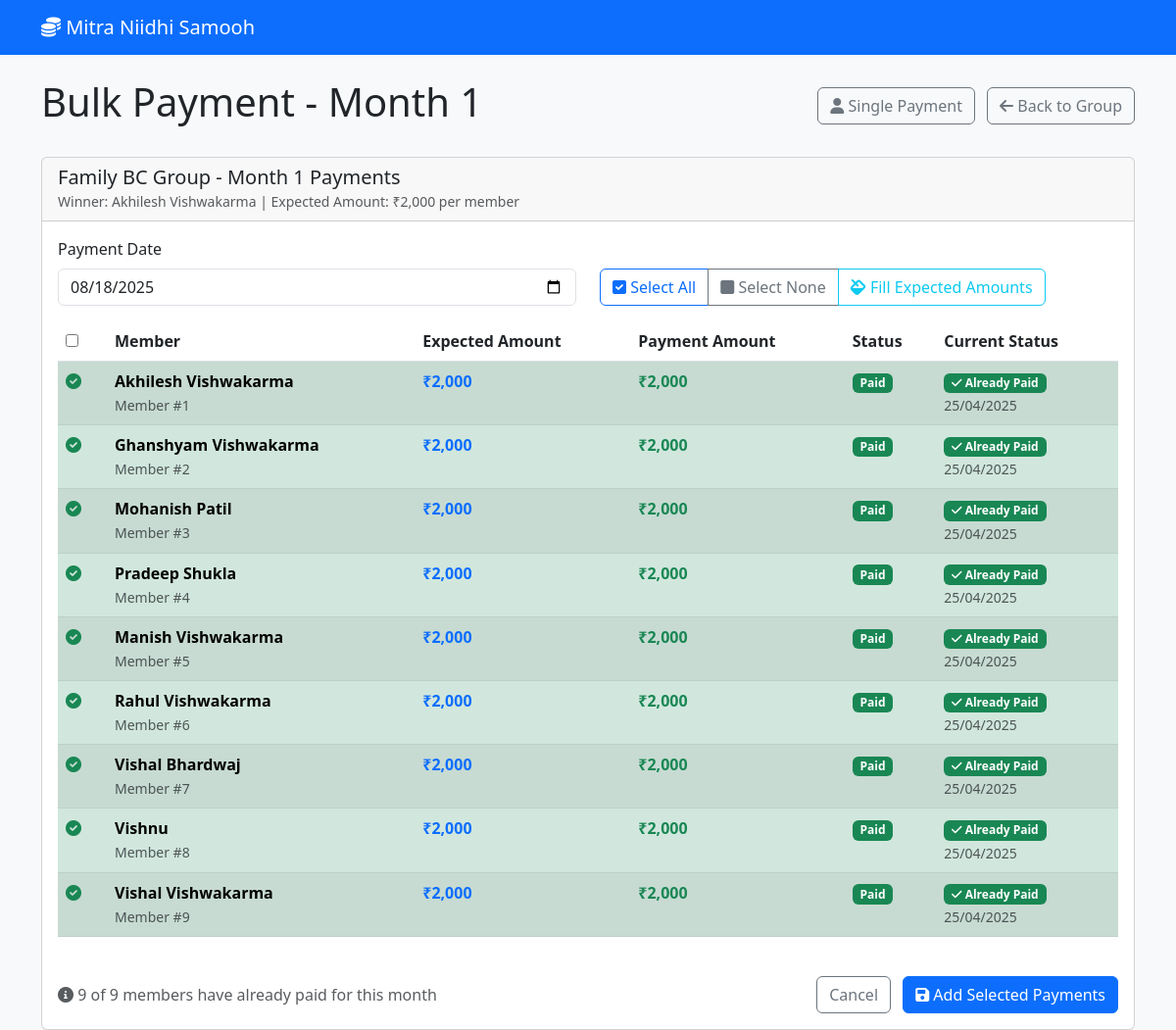
Page /bulk_payment.php?group_id=1&month=1 (signed in) on the committed database.
### tables this page shows
CREATE TABLE bc_groups (
    id INT AUTO_INCREMENT PRIMARY KEY,
    group_name VARCHAR(100) NOT NULL,
    total_members INT NOT NULL,
    monthly_contribution DECIMAL(10,2) NOT NULL,
    total_monthly_collection DECIMAL(10,2) NOT NULL,
    start_date DATE NOT NULL,
    status ENUM('active', 'completed') DEFAULT 'active',
    created_at TIMESTAMP DEFAULT CURRENT_TIMESTAMP
);

CREATE TABLE members (
    id INT AUTO_INCREMENT PRIMARY KEY,
    group_id INT NOT NULL,
    member_name VARCHAR(100) NOT NULL,
    member_number INT NOT NULL,
    username VARCHAR(50),
    password VARCHAR(255),
    phone VARCHAR(15),
    email VARCHAR(100),
    status ENUM('active', 'inactive') DEFAULT 'active',
    created_at TIMESTAMP DEFAULT CURRENT_TIMESTAMP,
    FOREIGN KEY (group_id) REFERENCES bc_groups(id) ON DELETE CASCADE,
    UNIQUE KEY unique_member_per_group (group_id, member_number),
    UNIQUE KEY unique_username (username)
);

CREATE TABLE monthly_bids (
    id INT AUTO_INCREMENT PRIMARY KEY,
    group_id INT NOT NULL,
    month_number INT NOT NULL,
    taken_by_member_id INT,
    is_bid ENUM('Yes', 'No') DEFAULT 'No',
    bid_amount DECIMAL(10,2) DEFAULT 0,
    net_payable DECIMAL(10,2) DEFAULT 0,
    gain_per_member DECIMAL(10,2) DEFAULT 0,
    payment_date DATE,
    FOREIGN KEY (group_id) REFERENCES bc_groups(id) ON DELETE CASCADE,
    FOREIGN KEY (taken_by_member_id) REFERENCES members(id) ON DELETE SET NULL,
    UNIQUE KEY unique_month_per_group (group_id, month_number)
);

CREATE TABLE member_payments (
    id INT AUTO_INCREMENT PRIMARY KEY,
    group_id INT NOT NULL,
    member_id INT NOT NULL,
    month_number INT NOT NULL,
    payment_amount DECIMAL(10,2) NOT NULL,
    payment_status ENUM('paid', 'pending') DEFAULT 'pending',
    payment_date DATE,
    FOREIGN KEY (group_id) REFERENCES bc_groups(id) ON DELETE CASCADE,
    FOREIGN KEY (member_id) REFERENCES members(id) ON DELETE CASCADE,
    UNIQUE KEY unique_payment_per_member_month (group_id, member_id, month_number)
);

### config.php (called while the page is built, shortened)
<?php
function getDB() {
    static $pdo = null;
    if ($pdo === null) {
        try {
            $dsn = "mysql:host=" . DB_HOST . ";dbname=" . DB_NAME . ";charset=utf8mb4";
            $pdo = new PDO($dsn, DB_USER, DB_PASS, [
                PDO::ATTR_ERRMODE => PDO::ERRMODE_EXCEPTION,
                PDO::ATTR_DEFAULT_FETCH_MODE => PDO::FETCH_ASSOC
            ]);
        } catch (PDOException $e) {
            die("Database connection failed: " . $e->getMessage());
        }
    }
    return $pdo;
}
function formatCurrency($amount) {
    return '₹' . number_format($amount, 0);
}
function formatDate($date) {
    return date('d/m/Y', strtotime($date));
}
function getGroupById($id) {
    $pdo = getDB();
    $stmt = $pdo->prepare("SELECT * FROM bc_groups WHERE id = ?");
    $stmt->execute([$id]);
    return $stmt->fetch();
}
function getGroupMembers($groupId) {
    $pdo = getDB();
    $stmt = $pdo->prepare("SELECT * FROM members WHERE group_id = ? ORDER BY member_number");
    $stmt->execute([$groupId]);
    return $stmt->fetchAll();
}
function getMonthlyBids($groupId) {
    $pdo = getDB();
    $stmt = $pdo->prepare("
        SELECT mb.*, m.member_name
        FROM monthly_bids mb
        LEFT JOIN members m ON mb.taken_by_member_id = m.id
        WHERE mb.group_id = ?
        ORDER BY mb.month_number
    ");
    $stmt->execute([$groupId]);
    return $stmt->fetchAll();
}
function getMemberPayments($groupId) {
    $pdo = getDB();
    $stmt = $pdo->prepare("
        SELECT mp.*, m.member_name, m.member_number
        FROM member_payments mp
        JOIN members m ON mp.member_id = m.id
        WHERE mp.group_id = ?
        ORDER BY m.member_number, mp.month_number
    ");
    $stmt->execute([$groupId]);
    return $stmt->fetchAll();
}
?>

### bulk_payment.php (the view, shortened to what this page needs)
<?php
require_once 'config.php';
$groupId = (int)($_GET['group_id'] ?? 0);
$monthNumber = (int)($_GET['month'] ?? 0);
$group = getGroupById($groupId);
$members = getGroupMembers($groupId);
$monthlyBids = getMonthlyBids($groupId);
$memberPayments = getMemberPayments($groupId);
$currentBid = array_filter($monthlyBids, fn($b) => $b['month_number'] == $monthNumber);
$currentBid = reset($currentBid);
$isUpcomingMonth = !$currentBid;
$expectedAmount = $isUpcomingMonth ? $group['monthly_contribution'] : $currentBid['gain_per_member'];
$winnerName = $isUpcomingMonth ? 'No bid yet' : $currentBid['member_name'];
$existingPayments = [];
foreach ($memberPayments as $payment) {
    if ($payment['month_number'] == $monthNumber) {
        $existingPayments[$payment['member_id']] = $payment;
    }
}
?>
<!DOCTYPE html>
<html lang="en">
<head>
    <link href="https://cdn.jsdelivr.net/npm/bootstrap@5.3.0/dist/css/bootstrap.min.css" rel="stylesheet">
    <link href="https://cdnjs.cloudflare.com/ajax/libs/font-awesome/6.0.0/css/all.min.css" rel="stylesheet">
</head>
<body class="bg-light">
    <nav class="navbar navbar-expand-lg navbar-dark bg-primary">
        <div class="container">
            <a class="navbar-brand" href="index.php">
                <i class="fas fa-coins"></i> <?= APP_NAME ?>
            </a>
        </div>
    </nav>
    <div class="container mt-4">
        <div class="d-flex justify-content-between align-items-center mb-4">
            <h1>Bulk Payment - Month <?= $monthNumber ?></h1>
            <div>
                <a href="add_payment.php?group_id=<?= $groupId ?>" class="btn btn-outline-secondary me-2">
                    <i class="fas fa-user"></i> Single Payment
                </a>
                <a href="view_group.php?id=<?= $groupId ?>" class="btn btn-outline-secondary">
                    <i class="fas fa-arrow-left"></i> Back to Group
                </a>
            </div>
        </div>
        <div class="row">
            <div class="col-12">
                <div class="card">
                    <div class="card-header">
                        <h5 class="mb-0">
                            <?= htmlspecialchars($group['group_name']) ?> - Month <?= $monthNumber ?> Payments
                        </h5>
                        <small class="text-muted">
                            Winner: <?= htmlspecialchars($winnerName) ?> |
                            Expected Amount: <?= formatCurrency($expectedAmount) ?> per member
                        </small>
                    </div>
                    <div class="card-body">
                        <form method="POST" id="bulkPaymentForm">
                            <div class="row mb-3">
                                <div class="col-md-6">
                                    <label for="payment_date" class="form-label">Payment Date</label>
                                    <input type="date" class="form-control" id="payment_date" name="payment_date"
                                           value="<?= htmlspecialchars($_POST['payment_date'] ?? date('Y-m-d')) ?>">
                                </div>
                                <div class="col-md-6 d-flex align-items-end">
                                    <div class="btn-group" role="group">
                                        <button type="button" class="btn btn-outline-primary" onclick="selectAll()">
                                            <i class="fas fa-check-square"></i> Select All
                                        </button>
                                        <button type="button" class="btn btn-outline-secondary" onclick="selectNone()">
                                            <i class="fas fa-square"></i> Select None
                                        </button>
                                        <button type="button" class="btn btn-outline-info" onclick="fillExpectedAmounts()">
                                            <i class="fas fa-fill"></i> Fill Expected Amounts
                                        </button>
                                    </div>
                                </div>
                            </div>
                            <div class="table-responsive">
                                <table class="table table-striped">
                                    <thead>
                                        <tr>
                                            <th width="50">
                                                <input type="checkbox" id="selectAllCheckbox" onchange="toggleAll(this)">
                                            </th>
                                            <th>Member</th>
                                            <th>Expected Amount</th>
                                            <th>Payment Amount</th>
                                            <th>Status</th>
                                            <th>Current Status</th>
                                        </tr>
                                    </thead>
                                    <tbody>
                                        <?php foreach ($members as $member): ?>
                                            <?php $hasPayment = isset($existingPayments[$member['id']]); ?>
                                            <tr class="<?= $hasPayment ? 'table-success' : '' ?>">
                                                <td>
                                                    <?php if (!$hasPayment): ?>
                                                        <input type="checkbox" name="member_payments[<?= $member['id'] ?>][selected]"
                                                               value="1" class="member-checkbox">
                                                    <?php else: ?>
                                                        <i class="fas fa-check-circle text-success"></i>
                                                    <?php endif; ?>
                                                </td>
                                                <td>
                                                    <strong><?= htmlspecialchars($member['member_name']) ?></strong>
                                                    <br><small class="text-muted">Member #<?= $member['member_number'] ?></small>
                                                </td>
                                                <td>
                                                    <span class="text-primary fw-bold">
                                                        <?= formatCurrency($expectedAmount) ?>
                                                    </span>
                                                </td>
                                                <td>
                                                    <?php if (!$hasPayment): ?>
                                                        <input type="number"
                                                               name="member_payments[<?= $member['id'] ?>][amount]"
                                                               class="form-control form-control-sm payment-amount"
                                                               value="<?= $expectedAmount ?>"
                                                               min="0" step="0.01" style="width: 120px;">
                                                    <?php else: ?>
                                                        <span class="text-success fw-bold">
                                                            <?= formatCurrency($existingPayments[$member['id']]['payment_amount']) ?>
                                                        </span>
                                                    <?php endif; ?>
                                                </td>
                                                <td>
                                                    <?php if (!$hasPayment): ?>
                                                        <select name="member_payments[<?= $member['id'] ?>][status]"
                                                                class="form-select form-select-sm" style="width: 100px;">
                                                            <option value="paid">Paid</option>
                                                            <option value="pending">Pending</option>
                                                        </select>
                                                    <?php else: ?>
                                                        <span class="badge bg-<?= $existingPayments[$member['id']]['payment_status'] === 'paid' ? 'success' : 'warning' ?>">
                                                            <?= ucfirst($existingPayments[$member['id']]['payment_status']) ?>
                                                        </span>
                                                    <?php endif; ?>
                                                </td>
                                                <td>
                                                    <?php if ($hasPayment): ?>
                                                        <span class="badge bg-success">
                                                            <i class="fas fa-check"></i> Already Paid
                                                        </span>
                                                        <br><small class="text-muted">
                                                            <?= formatDate($existingPayments[$member['id']]['payment_date']) ?>
                                                        </small>
                                                    <?php else: ?>
                                                        <span class="badge bg-secondary">
                                                            <i class="fas fa-clock"></i> Pending
                                                        </span>
                                                    <?php endif; ?>
                                                </td>
                                            </tr>
                                        <?php endforeach; ?>
                                    </tbody>
                                </table>
                            </div>
                            <div class="d-flex justify-content-between align-items-center mt-4">
                                <div>
                                    <span class="text-muted">
                                        <i class="fas fa-info-circle"></i>
                                        <?= count($existingPayments) ?> of <?= count($members) ?> members have already paid for this month
                                    </span>
                                </div>
                                <div>
                                    <a href="view_group.php?id=<?= $groupId ?>" class="btn btn-outline-secondary me-2">Cancel</a>
                                    <button type="submit" class="btn btn-primary">
                                        <i class="fas fa-save"></i> Add Selected Payments
                                    </button>
                                </div>
                            </div>
                        </form>
                    </div>
                </div>
            </div>
        </div>
    </div>
</body>
</html>

### rows in the picture
bc_groups: group_name "Family BC Group"
members: member_name "Akhilesh Vishwakarma", member_number "1", id.payment_amount "₹2,000", id.payment_status "Paid", id.payment_date "25/04/2025"
monthly_bids: gain_per_member "₹2,000"
members: member_name "Ghanshyam Vishwakarma", member_number "2", id.payment_amount "₹2,000", id.payment_status "Paid", id.payment_date "25/04/2025"
members: member_name "Mohanish Patil", member_number "3", id.payment_amount "₹2,000", id.payment_status "Paid", id.payment_date "25/04/2025"
members: member_name "Pradeep Shukla", member_number "4", id.payment_amount "₹2,000", id.payment_status "Paid", id.payment_date "25/04/2025"
members: member_name "Manish Vishwakarma", member_number "5", id.payment_amount "₹2,000", id.payment_status "Paid", id.payment_date "25/04/2025"
members: member_name "Rahul Vishwakarma", member_number "6", id.payment_amount "₹2,000", id.payment_status "Paid", id.payment_date "25/04/2025"
members: member_name "Vishal Bhardwaj", member_number "7", id.payment_amount "₹2,000", id.payment_status "Paid", id.payment_date "25/04/2025"
members: member_name "Vishnu", member_number "8", id.payment_amount "₹2,000", id.payment_status "Paid", id.payment_date "25/04/2025"
members: member_name "Vishal Vishwakarma", member_number "9", id.payment_amount "₹2,000", id.payment_status "Paid", id.payment_date "25/04/2025"

### other values in the picture
APP_NAME "Mitra Niidhi Samooh"
$monthNumber "1"
count($existingPayments) "9"
count($members) "9"
